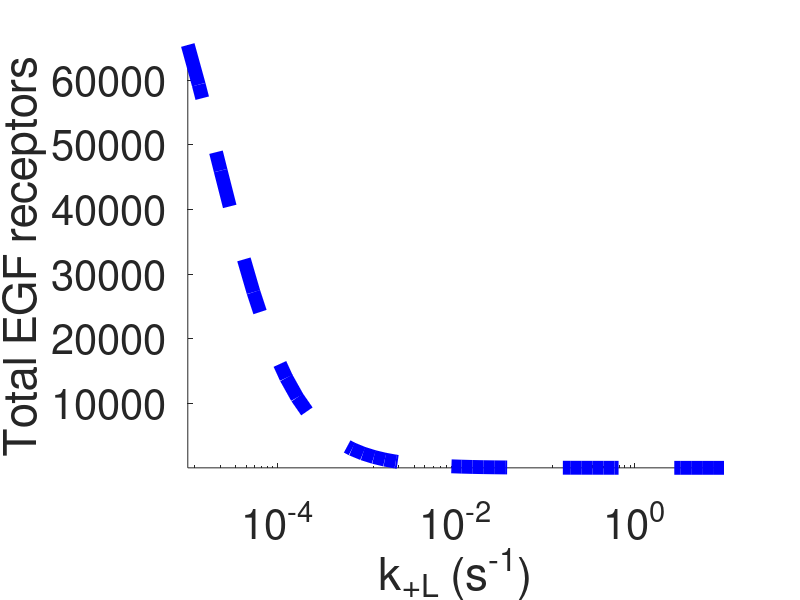

MATLAB code for this plot:
clc
clear 
close all

% Steady state panel H: inset 2
%-------------------------------------------%

% define the localized equations---------------------

R_func = @(kp,kbi,kT,kL,kT_neg,kLT,kL_neg,kc,kc_neg,ki) kp ./(kbi + kT + kL - ((kT_neg.*kT)./(kT_neg+kLT)) + ((kL_neg .*(((kLT.*kT) ./ (kT_neg+kLT)) +kL) ./ (((kc.*kc_neg) ./ (kc_neg+ki)) -kL_neg - kc))));
T_func = @(R,kT,kT_neg,kLT) (kT.*R) ./ (kT_neg+kLT);
RL_func = @(R,kT,kT_neg, kLT,kL,kL_neg,ki,kc,kc_neg) -R.*(((kLT.*kT) ./ (kT_neg+kLT)) +kL)./ (((kc.*kc_neg) ./ (kc_neg+ki)) -kL_neg - kc);
Rc_func = @(kc,kc_neg,ki,RL) (kc.*RL) ./(kc_neg+ki);

clear kp kT kT_neg kc kc_neg ki kLT kL_neg kbi kL;

kp = 1;
kT = (1/30)*10; 
kT_neg = 0.12/10; 
kc =  0.1;
kc_neg = 0.05; 
ki = 0.05; 
kLT = logspace(-5,1,50); 
kL_neg = 0.05; 
kbi = 1*(3*10^-4);
kL = 0.1*kLT;

R = R_func(kp,kbi,kT,kL,kT_neg,kLT,kL_neg,kc,kc_neg,ki);
T = T_func(R,kT,kT_neg,kLT);
RL = RL_func(R,kT,kT_neg, kLT,kL,kL_neg,ki,kc,kc_neg);
Rc = Rc_func(kc,kc_neg,ki,RL);

semilogx(kLT,(R+T+RL+Rc),'b--','linewidth',10);
hold on

%plot properties

set(gca,'fontsize',40);
xlabel('k_{+L} (s^{-1})');
ylabel('Total EGF receptors');
set(gca','fontsize',30)
set(gcf,'Color','white')
axis tight
xticks([10^-4 10^-2 10^0])
box off

%legend box off

% Plot colours
% Default uniform params will be blue and default localized will be red
% kT = Orange
% kT_neg = gray
% kc = purple
% kc_neg = green
% kL_neg = cyan
% ki = magenta
% kbi = brown
